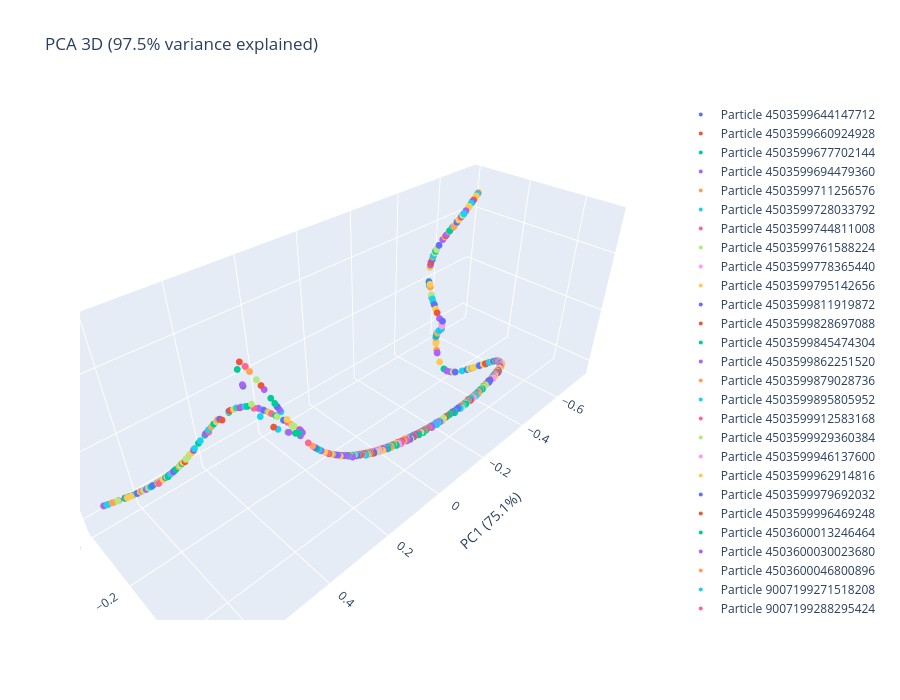

Write notebook code for a chart like this one.
### Code cell
# === 3D PCA (interactive with plotly) ===
import plotly.graph_objects as go

pca_3d = PCA(n_components=3)
emb_pca_3d = pca_3d.fit_transform(emb_np)

fig = go.Figure()
for pid in unique_pids:
    mask = particle_ids == pid
    fig.add_trace(go.Scatter3d(
        x=emb_pca_3d[mask, 0], y=emb_pca_3d[mask, 1], z=emb_pca_3d[mask, 2],
        mode='markers',
        marker=dict(size=4),
        name=f'Particle {pid}',
    ))

fig.update_layout(
    title=f'PCA 3D ({pca_3d.explained_variance_ratio_[:3].sum():.1%} variance explained)',
    scene=dict(
        xaxis_title=f'PC1 ({pca_3d.explained_variance_ratio_[0]:.1%})',
        yaxis_title=f'PC2 ({pca_3d.explained_variance_ratio_[1]:.1%})',
        zaxis_title=f'PC3 ({pca_3d.explained_variance_ratio_[2]:.1%})',
    ),
    width=900, height=700,
)
fig.show()
